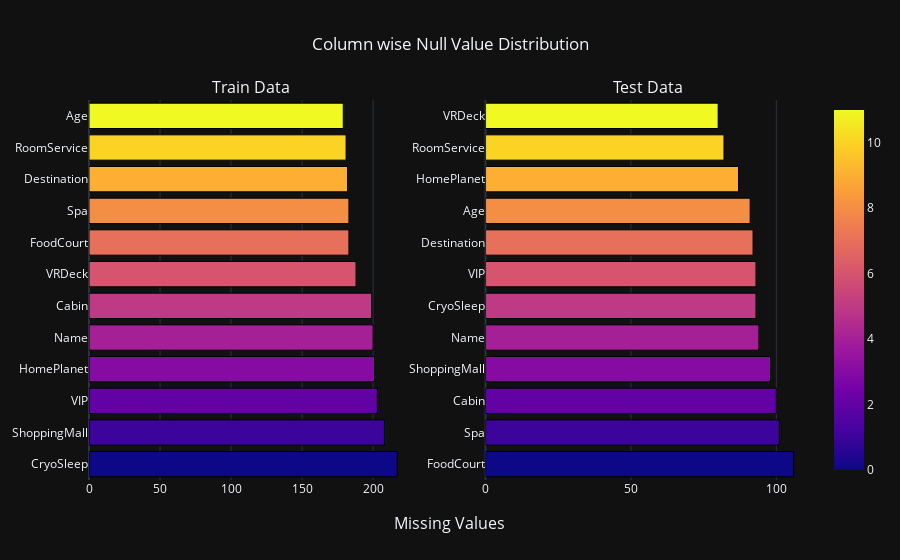

Write notebook code for a chart like this one.
### Markdown cell above
### Col wise Null Value distribution

### Code cell
test_null = pd.DataFrame(test.isna().sum())
test_null = test_null.sort_values(by = 0, ascending = False)
train_null = pd.DataFrame(train.isna().sum())
train_null = train_null.sort_values(by = 0, ascending = False)[:-1]

fig = make_subplots(rows = 1,
                    cols = 2,
                    column_titles = ['Train Data', 'Test Data'],
                    x_title = 'Missing Values')

fig.add_trace(go.Bar(x = train_null[0],
                     y = train_null.index,
                     orientation = 'h',
                     marker = dict(color = [n for n in range(train_null.shape[0])],
                                   line_color = 'rgb(0, 0, 0)',
                                   line_width = 1,
                                   coloraxis = 'coloraxis')),
              1, 1)

fig.add_trace(go.Bar(x = test_null[0],
                     y = test_null.index,
                     orientation = 'h',
                     marker = dict(color = [n for n in range(test_null.shape[0])],
                                   line_color = 'rgb(0, 0, 0)',
                                   line_width = 1,
                                   coloraxis = 'coloraxis')),
              1, 2)

fig.update_layout(showlegend = False, title_text = 'Column wise Null Value Distribution', title_x = 0.5)

### Figure 1 — Plotly figure (JSON) as saved in the notebook; plotly's stock layout.template omitted (floating-point values rounded to 4 significant figures)
{"data": [{"marker": {"color": [0, 1, 2, 3, 4, 5, 6, 7, 8, 9, 10, 11], "coloraxis": "coloraxis", "line": {"color": "rgb(0, 0, 0)", "width": 1}}, "orientation": "h", "x": [217, 208, 203, 201, 200, 199, 188, 183, 183, 182, 181, 179], "y": ["CryoSleep", "ShoppingMall", "VIP", "HomePlanet", "Name", "Cabin", "VRDeck", "FoodCourt", "Spa", "Destination", "RoomService", "Age"], "type": "bar", "xaxis": "x", "yaxis": "y"}, {"marker": {"color": [0, 1, 2, 3, 4, 5, 6, 7, 8, 9, 10, 11], "coloraxis": "coloraxis", "line": {"color": "rgb(0, 0, 0)", "width": 1}}, "orientation": "h", "x": [106, 101, 100, 98, 94, 93, 93, 92, 91, 87, 82, 80], "y": ["FoodCourt", "Spa", "Cabin", "ShoppingMall", "Name", "CryoSleep", "VIP", "Destination", "Age", "HomePlanet", "RoomService", "VRDeck"], "type": "bar", "xaxis": "x2", "yaxis": "y2"}], "layout": {"xaxis": {"anchor": "y", "domain": [0.0, 0.45]}, "yaxis": {"anchor": "x", "domain": [0.0, 1.0]}, "xaxis2": {"anchor": "y2", "domain": [0.55, 1.0]}, "yaxis2": {"anchor": "x2", "domain": [0.0, 1.0]}, "annotations": [{"font": {"size": 16}, "showarrow": false, "text": "Train Data", "x": 0.225, "xanchor": "center", "xref": "paper", "y": 1.0, "yanchor": "bottom", "yref": "paper"}, {"font": {"size": 16}, "showarrow": false, "text": "Test Data", "x": 0.775, "xanchor": "center", "xref": "paper", "y": 1.0, "yanchor": "bottom", "yref": "paper"}, {"font": {"size": 16}, "showarrow": false, "text": "Missing Values", "x": 0.5, "xanchor": "center", "xref": "paper", "y": 0, "yanchor": "top", "yref": "paper", "yshift": -30}], "title": {"text": "Column wise Null Value Distribution", "x": 0.5}, "showlegend": false}}
